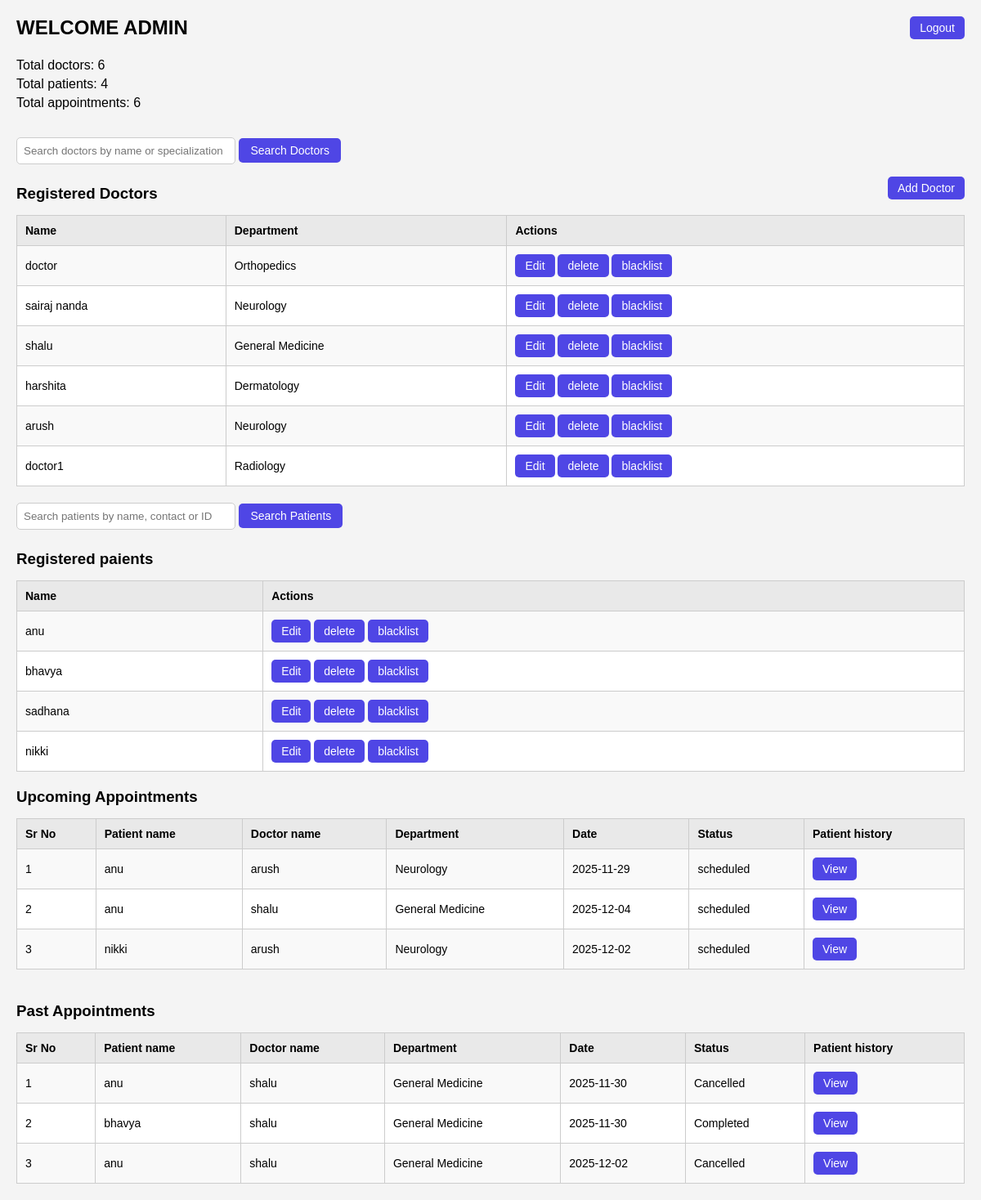
Page /admin_dashboard on the committed database.
### models.py (models this page shows)
class User(db.Model):
    id = db.Column(db.Integer, primary_key=True, nullable=True)
    name = db.Column(db.String(50), nullable=True)
    email = db.Column(db.String(150), nullable=True)
    password = db.Column(db.String(150), nullable=True)
    role = db.Column(db.String(10), nullable=False)
    contact = db.Column(db.String(100), nullable=True)
    gender = db.Column(db.String(10), nullable=True)
    specialization = db.Column(db.String(100), nullable=True)   # Only filled for doctors
    experience = db.Column(db.Integer, nullable=True)           # Only filled for doctors
    department_id = db.Column(db.Integer, db.ForeignKey('department.id'), nullable=True)
    dob = db.Column(db.Date, nullable=True)
    medical_history = db.Column(db.Text, nullable=True)
    blacklisted = db.Column(db.Boolean, default=False)
    appointments_as_patient = db.relationship(
        'Appointment',
        backref='patient',
        lazy=True,
        foreign_keys='Appointment.patient_id'
    )
    appointments_as_doctor = db.relationship(
        'Appointment',
        backref='doctor',
        lazy=True,
        foreign_keys='Appointment.doctor_id'
    )

class Department(db.Model):
    id = db.Column(db.Integer, primary_key=True)
    name = db.Column(db.String(100), unique=True, nullable=False)
    description = db.Column(db.String(200))
    doctors = db.relationship('User', backref='department', lazy=True)

class Appointment(db.Model):
    id = db.Column(db.Integer, primary_key=True)
    patient_id = db.Column(db.Integer, db.ForeignKey('user.id',ondelete='CASCADE'), nullable= False)
    doctor_id = db.Column(db.Integer, db.ForeignKey('user.id',ondelete='CASCADE'), nullable = False)
    date = db.Column(db.Date, nullable=False)
    time = db.Column(db.Time, nullable=False)
    status = db.Column(db.String(50))
    notes = db.Column(db.Text)
    treatments = db.relationship('Treatment', backref='appointment', lazy=True)

### app.py (the view)
@app.route('/admin_dashboard')
def admin_dashboard():
    doctors = User.query.filter_by(role='d').all()
    patients = User.query.filter_by(role='p').all()
    all_appointments = Appointment.query.all()
    upcoming = Appointment.query.filter_by(status='scheduled').all()
    past = Appointment.query.filter(
        Appointment.status.in_(['Completed', 'Cancelled'])
    ).all()
    return render_template(
        'admin_dashboard.html',
        doctors=doctors,
        patients=patients,
        appointments=all_appointments,
        upcoming_appointments=upcoming,
        past_appointments=past
    )

### templates/admin_dashboard.html (shortened to what this page needs)
<!DOCTYPE html>
<html lang="en">
<head>
    <link rel="stylesheet" href="{{ url_for('static', filename='admin_dashboard.css') }}">
</head>
<body>
<div style="display: flex; justify-content: space-between; align-items: center;">
    <h2>WELCOME ADMIN</h2>
    <a href="/logout"><button type="button">Logout</button></a>
</div>
<br>
<div>
    <p>Total doctors: {{ doctors|length }}</p>
    <p>Total patients: {{ patients|length }}</p>
    <p>Total appointments: {{ appointments|length }}</p>
</div>
<br>
<form method="post" action="/search_doctors" style="margin-top: 10px; margin-bottom: 5px;">
    <input type="text" name="q" placeholder="Search doctors by name or specialization">
    <button type="submit">Search Doctors</button>
</form>
<div style="display: flex; align-items: center; justify-content: space-between;">
    <h3>Registered Doctors</h3>
    <a href="/add_doctor"><button type="button">Add Doctor</button></a>
</div>
<div>
<table border="1" style="width: 100%; margin-top: 10px;">
    <tr>
        <th>Name</th>
        <th>Department</th>
        <th>Actions</th>
    </tr>
    {% for doctor in doctors %}
    <tr>
        <td>{{doctor.name}}</td>
        <td>{{doctor.department.name if doctor.department else ''}}</td>
        <td>
            <a href="/edit-doctor/{{ doctor.id }}"><button type="button">Edit</button></a>
            <a href="/delete_doctor/{{ doctor.id }}"><button type="button">delete</button></a>
            <a href="/blacklist_doctor/{{ doctor.id }}"><button type="button">blacklist</button></a>
        </td>
    </tr>
    {%endfor%}
</table>
</div>
<form method="post" action="/search_patients" style="margin-top: 20px; margin-bottom: 5px;">
    <input type="text" name="q" placeholder="Search patients by name, contact or ID">
    <button type="submit">Search Patients</button>
</form>
<div style="display: flex; align-items: center; justify-content: space-between;">
    <h3>Registered paients</h3>
</div>
<div>
    <table border="1" style="width: 100%; margin-top: 10px;">
        <tr>
            <th>Name</th>
            <th>Actions</th>
        </tr>
        {%for patient in patients %}
        <tr>
            <td>{{patient.name}}</td>
            <td>
                <a href="/edit-patient/{{patient.id}}"><button type="button">Edit</button></a>
                <a href="/delete_patient/{{patient.id}}"><button type="button">delete</button></a>
                <a href="/blacklist_patient/{{patient.id}}"><button type="button">blacklist</button></a>
            </td>
        </tr>
        {%endfor%}
    </table>
</div>
<div style="display: flex; align-items: center; justify-content: space-between;">
    <h3>Upcoming Appointments</h3>
</div>
<div>
    <table border="1" style="width: 100%; margin-top: 10px">
        <tr>
            <th>Sr No</th>
            <th>Patient name</th>
            <th>Doctor name</th>
            <th>Department</th>
            <th>Date</th>
            <th>Status</th>
            <th>Patient history</th>
        </tr>
        {% for appt in upcoming_appointments %}
        <tr>
            <td>{{ loop.index }}</td>
            <td>{{ appt.patient.name }}</td>
            <td>{{ appt.doctor.name }}</td>
            <td>{{ appt.doctor.department.name if appt.doctor.department else '' }}</td>
            <td>{{ appt.date }}</td>
            <td>{{ appt.status }}</td>
            <td>
                <a href="/patient_history/{{ appt.patient_id }}">
                    <button type="button">View</button>
                </a>
            </td>
        </tr>
        {% endfor %}
    </table>
</div>
<div style="display: flex; align-items: center; justify-content: space-between; margin-top: 20px;">
    <h3>Past Appointments</h3>
</div>
<div>
    <table border="1" style="width: 100%; margin-top: 10px">
        <tr>
            <th>Sr No</th>
            <th>Patient name</th>
            <th>Doctor name</th>
            <th>Department</th>
            <th>Date</th>
            <th>Status</th>
            <th>Patient history</th>
        </tr>
        {% for appt in past_appointments %}
        <tr>
            <td>{{ loop.index }}</td>
            <td>{{ appt.patient.name }}</td>
            <td>{{ appt.doctor.name }}</td>
            <td>{{ appt.doctor.department.name if appt.doctor.department else '' }}</td>
            <td>{{ appt.date }}</td>
            <td>{{ appt.status }}</td>
            <td>
                <a href="/admin_patient_history/{{ appt.patient_id }}">
                    <button type="button">View</button>
                </a>
            </td>
        </tr>
        {% endfor %}
    </table>
</div>
</body>
</html>

### static/admin_dashboard.css (style rules this page uses)
body { margin: 0; padding: 20px; font-family: Arial, sans-serif; background: #f4f4f4; }
h2 { margin: 0; }
button { padding: 6px 12px; background: #4f46e5; border: none; color: white; border-radius: 5px; cursor: pointer; font-size: 14px; }
p { margin: 5px 0; }
input[type="text"] { padding: 8px; width: 250px; border: 1px solid #ccc; border-radius: 5px; }
form button { padding: 7px 14px; }
table { width: 100%; border-collapse: collapse; background: white; margin-top: 10px; }
th, td { border: 1px solid #ccc; padding: 10px; font-size: 14px; }
th { background: #e9e9e9; text-align: left; }
tr:nth-child(even) { background: #f9f9f9; }
h3 { margin-top: 20px; margin-bottom: 5px; }

### rows in the picture
User: name "doctor", department "Orthopedics"
User: name "sairaj nanda", department "Neurology"
User: name "shalu", department "General Medicine"
User: name "harshita", department "Dermatology"
User: name "arush", department "Neurology"
User: name "doctor1", department "Radiology"
User: name "anu"
User: name "bhavya"
User: name "sadhana"
User: name "nikki"
Appointment: patient.name "anu", doctor.name "arush", doctor.department "Neurology", date "2025-11-29", status "scheduled"
Appointment: patient.name "anu", doctor.name "shalu", doctor.department "General Medicine", date "2025-12-04", status "scheduled"
Appointment: patient.name "nikki", doctor.name "arush", doctor.department "Neurology", date "2025-12-02", status "scheduled"
Appointment: patient.name "anu", doctor.name "shalu", doctor.department "General Medicine", date "2025-11-30", status "Cancelled"
Appointment: patient.name "bhavya", doctor.name "shalu", doctor.department "General Medicine", date "2025-11-30", status "Completed"
Appointment: patient.name "anu", doctor.name "shalu", doctor.department "General Medicine", date "2025-12-02", status "Cancelled"

### other values in the picture
{{ doctors|length }} "6"
{{ patients|length }} "4"
{{ appointments|length }} "6"
